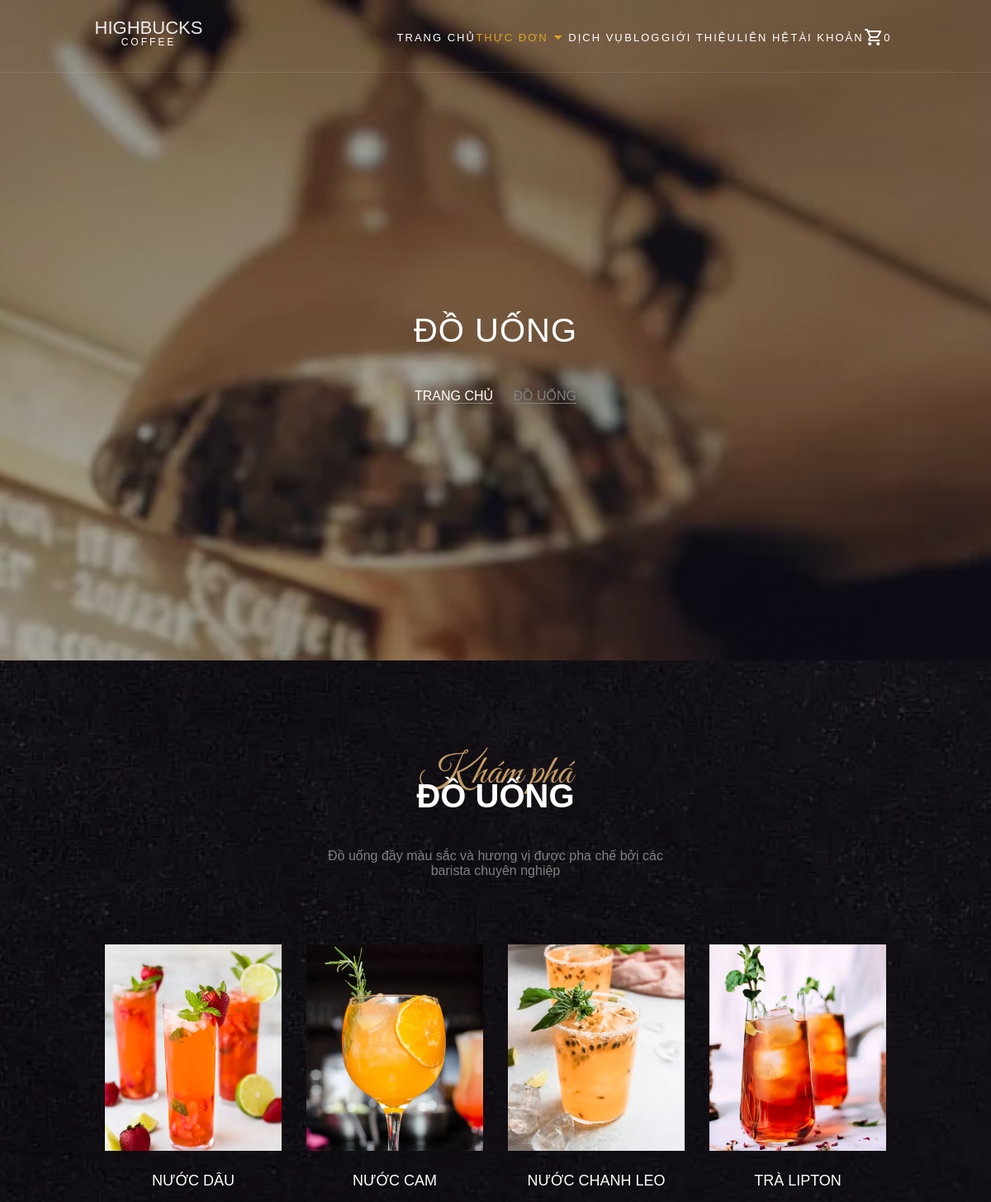
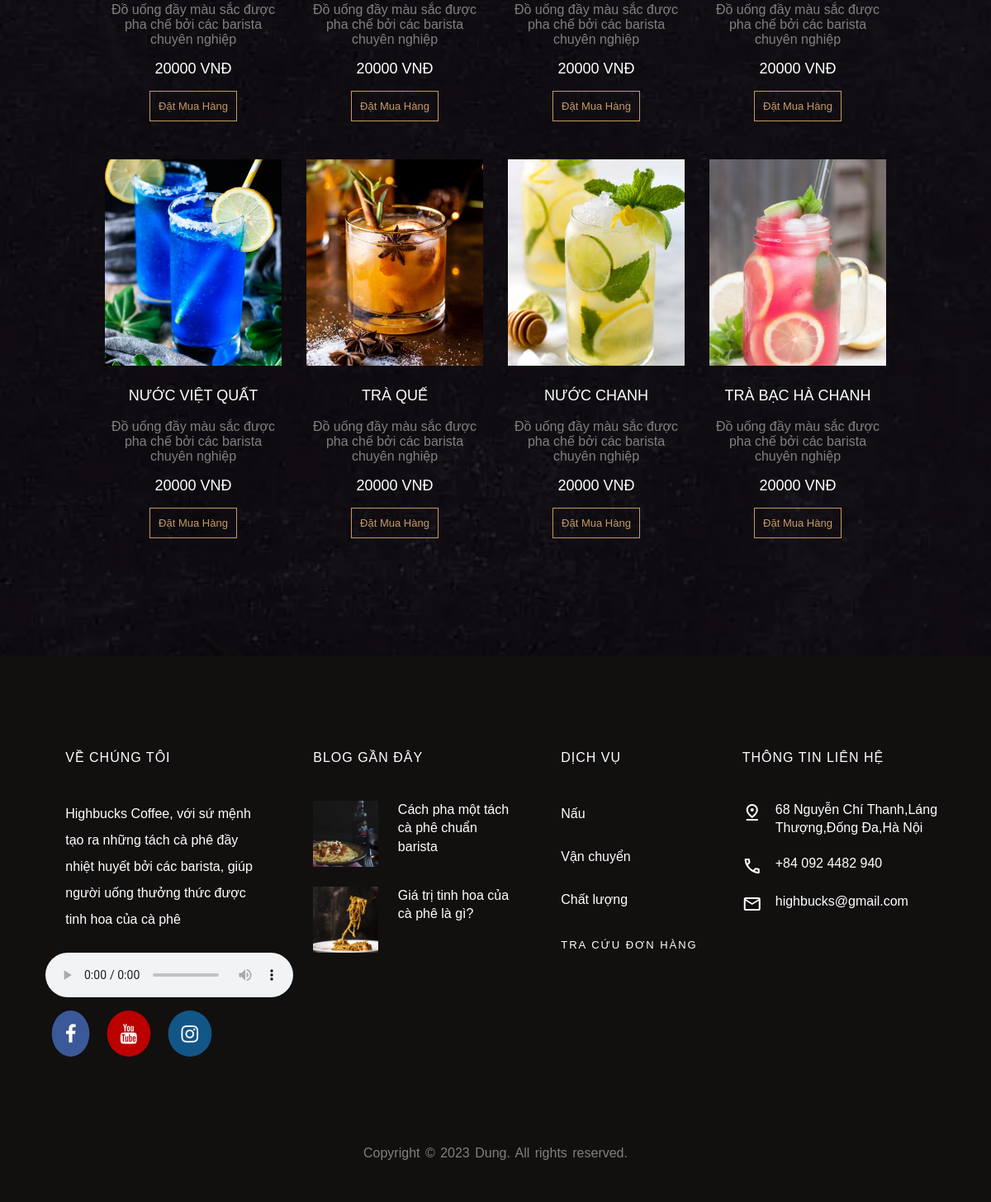
The app's page /Page/drinks.php with its own data (2 pictures, top to bottom).
### tables this page shows
CREATE TABLE IF NOT EXISTS `sanpham` (
  `idsanpham` int NOT NULL AUTO_INCREMENT,
  `TenSanPham` varchar(255) NOT NULL,
  `SoLuong` float DEFAULT NULL,
  `GiaTien` float NOT NULL,
  `PhanLoai` varchar(255) NOT NULL,
  `TrangThai` varchar(45) NOT NULL,
  PRIMARY KEY (`idsanpham`)
);

### Page/drinks.php (the view, shortened to what this page needs)
<!DOCTYPE html>
<html lang="en">
<head>
  <link rel="stylesheet" href="https://cdnjs.cloudflare.com/ajax/libs/font-awesome/4.7.0/css/font-awesome.min.css">
  <link rel="stylesheet" href="../Css/drinks.css">
</head>
<body>
  <?php include_once '../PHP/Connect.php'?>
  <?php
    include '../PHP/Menu.php';
    $sql = "SELECT idsanpham, TenSanPham, GiaTien FROM sanpham WHERE PhanLoai = 'Đồ uống'";
    $result = mysqli_query($conn, $sql);
  ?>
  <div class="banner">
    <h1>Đồ uống</h1>
    <p>
      <a href="index.php">Trang chủ</a>
      <a href="drinks.php" style="color: gray;">Đồ uống</a>
    </p>
  </div>
  <div class="seller">
    <div class="textbox">
      <div class="text">
        <span class="welcome">Khám phá</span>
        <h2>Đồ uống</h2>
        <p>Đồ uống đầy màu sắc và hương vị được pha chế bởi các barista chuyên nghiệp</p>
      </div>
    </div>
    <div class="foodbox" style="flex-wrap: wrap;">
      <?php
      if ($result->num_rows > 0) {
        while ($row = $result->fetch_assoc()) {
          echo
          "<div class='col'>".
          "<div class='imgbox'>".
            "<div class='img' style='background-image: url(../Pic/".$row["idsanpham"].".jpg);'></div>".
          "</div>".
          "<div class='text'>".
            "<h3><a href='Product_Detail.php?id=".$row['idsanpham']."'>".$row["TenSanPham"]."</a></h3>".
            "<p>Đồ uống đầy màu sắc được pha chế bởi các barista chuyên nghiệp</p>".
            "<p class='price'>".$row["GiaTien"]." VNĐ</p>".
            "<p><button class='addcart' data-id=".$row['idsanpham'].">Đặt Mua Hàng</button></p>".
          "</div>".
        "</div>";
        }
      }
      ?>
    </div>
  </div>
  <?php include_once("../PHP/Footer.php") ?>
</body>
</html>

### Css/drinks.css (style rules this page uses)
* { padding: 0; margin: 0; box-sizing: border-box; }
html,body { height: 100%; position: relative; scroll-behavior: smooth; font-family: Verdana, sans-serif; background-image: url(../Pic/bg_4.jpg); background-position: center; background-repeat: no-repeat; background-size: cover; background-attachment: fixed; color: gray; font-weight: 300; }
.banner { text-transform: uppercase; height: 100%; width: 100%; background-image: linear-gradient(rgba(0, 0, 0, 0.35), rgba(0, 0, 0, 0.35)),url(../Pic/bg_3.jpg); background-size: cover; background-position: center center; background-repeat: no-repeat; background-attachment: fixed; }
.banner h1 { text-transform: uppercase; font-size: 40px; color: #fff; line-height: 1.5; font-weight: normal; letter-spacing: 1px; position: absolute; top: 50%; left: 50%; transform: translate(-50%, -50%); }
.banner p { text-align: center; position: absolute; top: 60%; left: 50%; transform: translate(-50%, -50%); }
.banner a { text-decoration: none; border-bottom: 1px solid gray; margin: 0 10px; color: white; font-size: 16px; }
.seller { padding: 112px 112px; position: relative; display: block; }
.textbox { display: flex; justify-content: center; flex-wrap: wrap; margin-bottom: 50px; }
.textbox .text { display: flex; flex-direction: column; align-items: center; text-align: center; }
.textbox .text h2 { top: -5px; font-size: 40px; font-weight: 700; position: relative; text-transform: uppercase; line-height: 1.4; color: white; margin-bottom: 16px; }
.textbox .text p { text-align: center; margin: 15px 30px; color: gray; width: 70%; }
.foodbox { display: flex; justify-content: center; align-content: center; }
.foodbox .col { max-width: 25%; position: relative; width: 100%; padding: 15px 15px; overflow: hidden; }
.foodbox .col .imgbox { height: 250px; width: auto; overflow: hidden; }
.foodbox .col .imgbox .img { height: 250px; display: block; background-position: center center; background-repeat: no-repeat; background-size: cover; transition: 0.3s; }
.foodbox .col .text { text-align: center; padding-top: 24px; }
.foodbox .col .text p { margin-top: 0; margin-bottom: 16px; text-align: center; }
.foodbox .col .text .price { margin-top: 0; margin-bottom: 16px; color: white; font-size: 18px; text-align: center; }
.addcart { text-decoration: none; border: 1px solid #c49b63; background: transparent; color: #c49b63; cursor: pointer; font-size: 13px; display: inline-block; font-weight: 400; text-align: center; padding: 10px; transition: 0.3s; }
.welcome { font-size: 50px; display: block; margin-bottom: 0; font-family: "Great Vibes", cursive; color: #c49b63; line-height: 1; margin-bottom: -21px; }

### records on screen
sanpham: shows a picture, TenSanPham "NƯỚC DÂU", GiaTien "20000"
sanpham: shows a picture, TenSanPham "NƯỚC CAM", GiaTien "20000"
sanpham: shows a picture, TenSanPham "NƯỚC CHANH LEO", GiaTien "20000"
sanpham: shows a picture, TenSanPham "TRÀ LIPTON", GiaTien "20000"
sanpham: shows a picture, TenSanPham "NƯỚC VIỆT QUẤT", GiaTien "20000"
sanpham: shows a picture, TenSanPham "TRÀ QUẾ", GiaTien "20000"
sanpham: shows a picture, TenSanPham "NƯỚC CHANH", GiaTien "20000"
sanpham: shows a picture, TenSanPham "TRÀ BẠC HÀ CHANH", GiaTien "20000"

### other values on screen
$cart_item_count "0"
